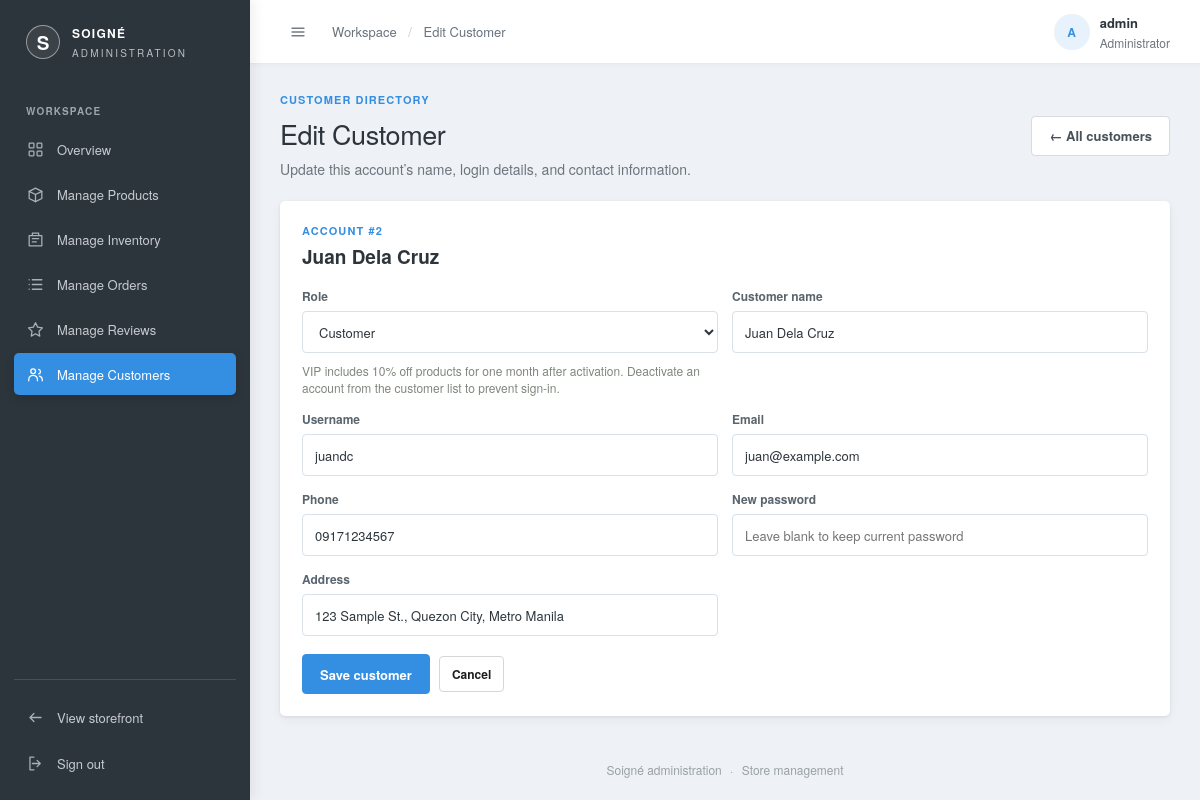
The app's page /admin/manage-customers/edit.php?id=2 (signed in) with its own data.
### tables this page shows
CREATE TABLE customers (
  customer_id   INT AUTO_INCREMENT PRIMARY KEY,
  user_id       INT NOT NULL UNIQUE,
  customer_name VARCHAR(120) NOT NULL,
  phone         VARCHAR(30),
  address       VARCHAR(255),
  FOREIGN KEY (user_id) REFERENCES users(user_id)
);

CREATE TABLE users (
  user_id    INT AUTO_INCREMENT PRIMARY KEY,
  username   VARCHAR(50)  NOT NULL UNIQUE,
  email      VARCHAR(120) NOT NULL UNIQUE,
  password   VARCHAR(255) NOT NULL,               
  role       ENUM('customer','admin','vip') NOT NULL DEFAULT 'customer',
  status     ENUM('active','inactive') NOT NULL DEFAULT 'active',
  vip_expires_at DATETIME NULL,
  created_at DATETIME DEFAULT CURRENT_TIMESTAMP
);

### admin/includes/bootstrap.php (called while the page is built, shortened)
<?php
function admin_escape($value): string
{
    return htmlspecialchars((string)$value, ENT_QUOTES, 'UTF-8');
}
    ?>

### admin/manage-customers/edit.php (the view, shortened to what this page needs)
<?php
require_once __DIR__ . '/../includes/bootstrap.php';
$user_id = filter_var($_GET['id'] ?? null, FILTER_VALIDATE_INT);
$stmt = mysqli_prepare($conn,
    "SELECT u.user_id, u.username, u.email, u.role, u.status, u.vip_expires_at, c.customer_name, c.phone, c.address
     FROM users u
     LEFT JOIN customers c ON c.user_id = u.user_id
     WHERE u.user_id = ? AND u.role IN ('customer', 'vip')"
);
mysqli_stmt_bind_param($stmt, 'i', $user_id);
mysqli_stmt_execute($stmt);
$customer = mysqli_fetch_assoc(mysqli_stmt_get_result($stmt));
include __DIR__ . '/../includes/header.php';
?>
<section class="admin-page-heading">
  <div><p class="admin-eyebrow">CUSTOMER DIRECTORY</p><h1>Edit Customer</h1><p>Update this account’s name, login details, and contact information.</p></div>
  <a class="admin-button admin-button-light" href="<?php echo BASE_URL; ?>admin/manage-customers/">&larr; All customers</a>
</section>
<section class="manage-panel">
  <div class="manage-panel-heading"><div><p class="admin-eyebrow">ACCOUNT #<?php echo (int)$user_id; ?></p><h2><?php echo admin_escape($customer['customer_name'] ?? $customer['username']); ?></h2></div></div>
  <form method="post" class="manage-form manage-product-create">
    <label>Role
      <select name="role" required>
        <?php
        $selected_role = $_POST['role'] ?? $customer['role'];
        foreach (['customer' => 'Customer', 'vip' => 'VIP'] as $role_value => $role_label) {
        ?>
          <option value="<?php echo admin_escape($role_value); ?>" <?php echo $selected_role === $role_value ? 'selected' : ''; ?>><?php echo admin_escape($role_label); ?></option>
        <?php } ?>
      </select>
      <small class="manage-secondary">VIP includes 10% off products for one month after activation. Deactivate an account from the customer list to prevent sign-in.</small>
    </label>
    <label>Customer name<input name="customer_name" maxlength="120" required value="<?php echo admin_escape($_POST['customer_name'] ?? $customer['customer_name']); ?>"></label>
    <label>Username<input name="username" maxlength="50" required value="<?php echo admin_escape($_POST['username'] ?? $customer['username']); ?>"></label>
    <label>Email<input type="email" name="email" maxlength="120" required value="<?php echo admin_escape($_POST['email'] ?? $customer['email']); ?>"></label>
    <label>Phone<input name="phone" maxlength="30" value="<?php echo admin_escape($_POST['phone'] ?? $customer['phone']); ?>"></label>
    <label>New password<input type="password" name="password" minlength="8" maxlength="72" autocomplete="new-password" placeholder="Leave blank to keep current password"></label>
    <label>Address<input name="address" maxlength="255" value="<?php echo admin_escape($_POST['address'] ?? $customer['address']); ?>"></label>
    <div class="manage-form-wide manage-form-buttons"><button class="admin-button" type="submit">Save customer</button><a class="manage-small-button" href="<?php echo BASE_URL; ?>admin/manage-customers/">Cancel</a></div>
  </form>
</section>
<?php include __DIR__ . '/../includes/footer.php'; ?>

### admin/styles/admin.css (style rules this page uses)
:root { --admin-ink: #2d353c; --admin-muted: #6c757d; --admin-line: #dfe3e8; --admin-paper: #ffffff; --admin-canvas: #eef1f5; --admin-accent: #348fe2; --admin-accent-dark: #2178c4; --admin-font: "Helvetica Neue", Helvetica, Arial, sans-serif; }
* { box-sizing: border-box; }
body { margin: 0; font-family: var(--admin-font); color: var(--admin-ink); }
a { color: inherit; text-decoration: none; }
button, input { font: inherit; }
.admin-eyebrow { margin: 0 0 10px; color: var(--admin-accent); font-size: 11px; font-weight: 700; letter-spacing: 1.6px; }
.admin-button { min-height: 40px; display: inline-flex; justify-content: center; align-items: center; gap: 8px; padding: 0 17px; border: 1px solid var(--admin-ink); border-radius: 11px; background: var(--admin-ink); color: #fff; box-shadow: 0 2px 4px rgba(28,28,28,.12), inset 0 1px 0 rgba(255,255,255,.16); font-size: 13px; font-weight: 700; cursor: pointer; transition: box-shadow .15s ease, transform .15s ease, background .15s ease, border-color .15s ease; }
.admin-dashboard-body { min-height: 100vh; background: var(--admin-canvas); }
.admin-page-heading { display: flex; align-items: center; justify-content: space-between; gap: 20px; margin-bottom: 25px; }
.admin-page-heading .admin-eyebrow { margin-bottom: 7px; }
.admin-page-heading h1 { margin: 0; font-family: var(--admin-font); font-size: 29px; font-weight: 600; letter-spacing: -.4px; }
.admin-page-heading > div > p:last-child { margin: 6px 0 0; color: var(--admin-muted); font-size: 14px; }
.admin-button-light { border-color: #d8d6d2; background: #fff; color: var(--admin-ink); box-shadow: 0 2px 4px rgba(28,28,28,.1), inset 0 1px 0 rgba(255,255,255,.9); }
body.admin-dashboard-body { background: var(--admin-canvas); color: #2d353c; font-size: 14px; -webkit-font-smoothing: antialiased; }
.admin-page-heading { margin-bottom: 22px; }
.admin-page-heading h1 { color: #2d353c; font-size: 27px; font-weight: 500; }
.admin-eyebrow { color: #348fe2; letter-spacing: 1.1px; }
.admin-button { border-color: #348fe2; border-radius: 4px; background: #348fe2; box-shadow: none; font-weight: 600; }
.admin-button-light { border-color: #d5dbe0; background: #fff; color: #46515a; box-shadow: none; }

### records on screen
customers: customer_name "Juan Dela Cruz", username "juandc", email "juan@example.com", phone "09171234567", address "123 Sample St., Quezon City, Metro Manila"
users: role "Customer"

### other values on screen
admin_escape($admin_page_title) "Edit Customer"
admin_escape(strtoupper(substr($admin_header_name, 0, 1))) "A"
admin_escape($admin_header_name) "admin"
$user_id "2"
